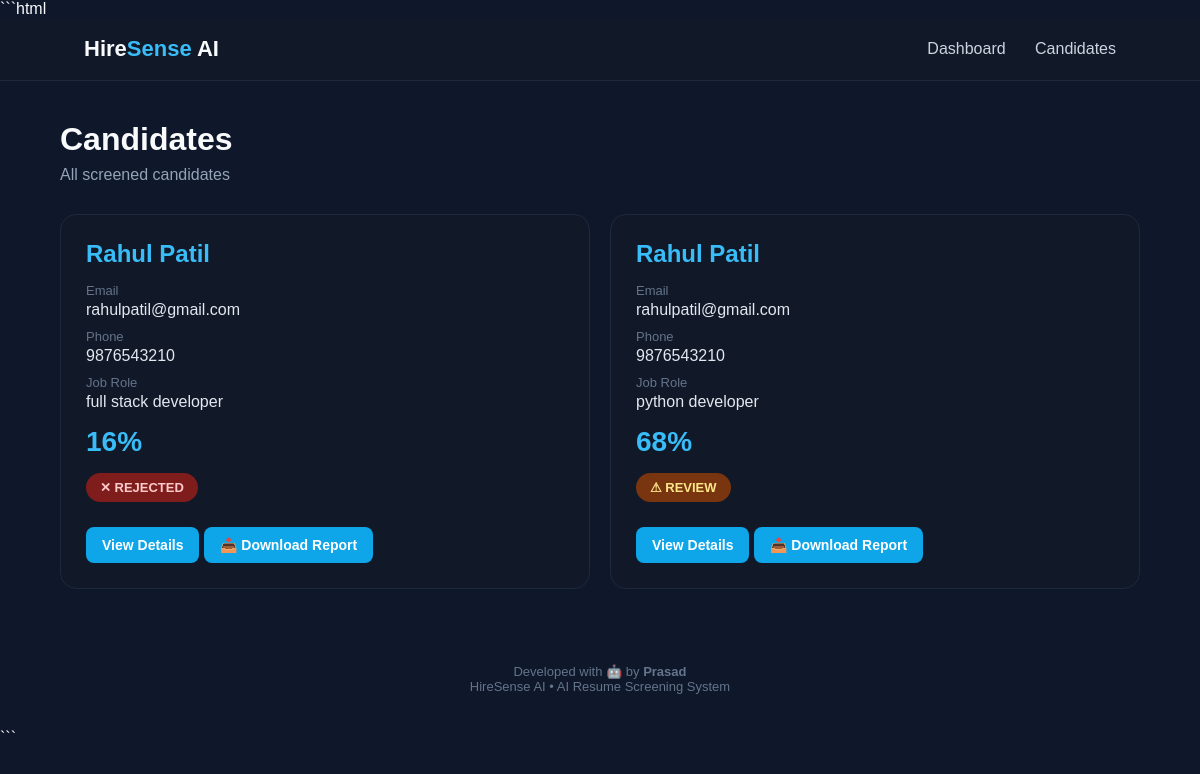
The page /candidates on the database its author committed.
### tables this page shows
CREATE TABLE candidates (
            id INTEGER PRIMARY KEY AUTOINCREMENT,
            name TEXT,
            email TEXT,
            phone TEXT,
            education TEXT,
            job_role TEXT,
            score INTEGER,
            status TEXT,
            resume_filename TEXT
        , qualification TEXT, skill_score INTEGER, ai_score INTEGER, matched_skills TEXT, missing_skills TEXT, job_description TEXT, resume_text TEXT);

### app.py (the view)
@app.route("/candidates")
def candidates():
    conn = sqlite3.connect(DB_FILE)
    conn.row_factory = sqlite3.Row
    candidates = conn.execute("""
        SELECT *
        FROM candidates
        ORDER BY id DESC
    """).fetchall()
    conn.close()
    return render_template(
        "candidates.html",
        candidates=candidates
    )

### templates/candidates.html (shortened to what this page needs)
<!DOCTYPE html>
<html lang="en">
<head>
</head>
<body>
    <nav class="navbar">
        <div class="logo">
            Hire<span>Sense</span> AI
        </div>
        <div class="nav-links">
            <a href="/">
                Dashboard
            </a>
            <a href="/candidates">
                Candidates
            </a>
        </div>
    </nav>
    <div class="container">
        <h1>
            Candidates
        </h1>
        <p class="subtitle">
            All screened candidates
        </p>
        {% if candidates %}
        <div class="candidate-grid">
            {% for candidate in candidates %}
            <div class="candidate-card">
                <h2>
                    {{ candidate['name'] }}
                </h2>
                <div class="info">
                    <div class="label">
                        Email
                    </div>
                    <div class="value">
                        {{ candidate['email'] }}
                    </div>
                </div>
                <div class="info">
                    <div class="label">
                        Phone
                    </div>
                    <div class="value">
                        {{ candidate['phone'] }}
                    </div>
                </div>
                <div class="info">
                    <div class="label">
                        Job Role
                    </div>
                    <div class="value">
                        {{ candidate['job_role'] }}
                    </div>
                </div>
                <div class="score">
                    {{ candidate['score'] }}%
                </div>
                {% if candidate['status'] == 'ACCEPTED' %}
                    <span class="status accepted">
                        ✓ ACCEPTED
                    </span>
                {% elif candidate['status'] == 'REVIEW' %}
                    <span class="status review">
                        ⚠ REVIEW
                    </span>
                {% else %}
                    <span class="status rejected">
                        ✕ REJECTED
                    </span>
                {% endif %}
                <br>
                <a
                    href="/candidate/{{ candidate['id'] }}"
                    class="btn"
                >
                    View Details
                </a>
                <a
                    href="/download_report/{{ candidate['id'] }}"
                    class="btn"
                >
                    📥 Download Report
                </a>
            </div>
            {% endfor %}
        </div>
        {% endif %}
    </div>
    <footer>
        <p>
            Developed with 🤖 by <strong>Prasad</strong>
        </p>
        <p>
            HireSense AI • AI Resume Screening System
        </p>
    </footer>
</body>
</html>

### templates/candidates.html (style rules this page uses)
* { box-sizing: border-box; margin: 0; padding: 0; font-family: Arial, sans-serif; }
body { background: #0f172a; color: #f8fafc; min-height: 100vh; }
.navbar { background: #111827; padding: 18px 7%; display: flex; justify-content: space-between; align-items: center; border-bottom: 1px solid #1e293b; }
.logo { font-size: 22px; font-weight: bold; }
.logo span { color: #38bdf8; }
.nav-links a { color: #cbd5e1; text-decoration: none; margin-left: 25px; }
.container { width: 90%; max-width: 1100px; margin: 40px auto; }
h1 { font-size: 32px; margin-bottom: 8px; }
.subtitle { color: #94a3b8; margin-bottom: 30px; }
.candidate-grid { display: grid; grid-template-columns: repeat(2, 1fr); gap: 20px; }
.candidate-card { background: #111827; border: 1px solid #1e293b; border-radius: 16px; padding: 25px; }
.candidate-card h2 { margin-bottom: 15px; color: #38bdf8; }
.info { margin-bottom: 10px; }
.label { color: #64748b; font-size: 13px; }
.value { color: #e2e8f0; margin-top: 3px; }
.score { font-size: 28px; font-weight: bold; color: #38bdf8; margin: 15px 0; }
.status { display: inline-block; padding: 7px 14px; border-radius: 20px; font-size: 13px; font-weight: bold; margin-bottom: 15px; }
.review { background: #78350f; color: #fde68a; }
.rejected { background: #7f1d1d; color: #fecaca; }
.btn { display: inline-block; text-decoration: none; background: #0ea5e9; color: white; padding: 10px 16px; border-radius: 8px; font-weight: bold; font-size: 14px; margin-top: 10px; }
footer { text-align: center; color: #64748b; padding: 35px; font-size: 13px; }

### rows shown on the page
candidates: name "Rahul Patil", email "rahulpatil@gmail.com", phone "9876543210", job_role "full stack developer", score "16", status "✕ REJECTED"
candidates: name "Rahul Patil", email "rahulpatil@gmail.com", phone "9876543210", job_role "python developer", score "68", status "⚠ REVIEW"
